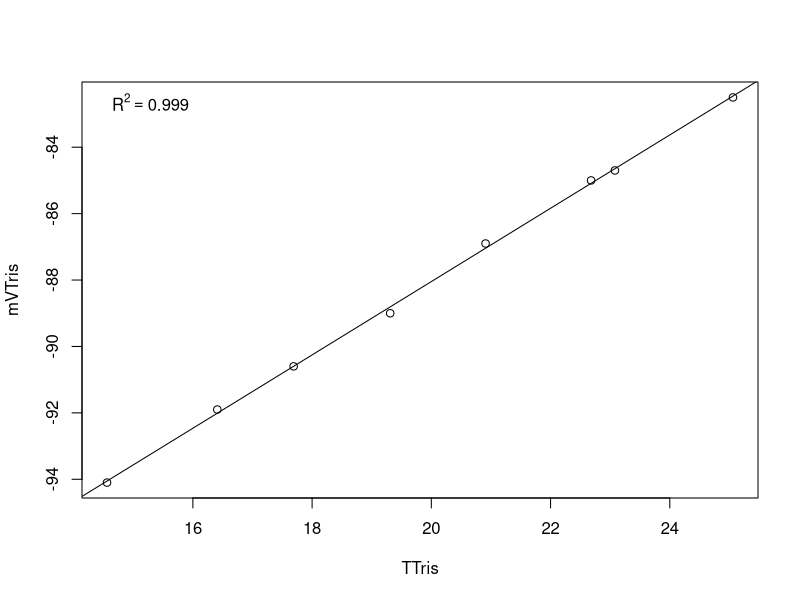

Source code (R):
# Title: pH Tris curve 
# Author: Jill Ashey
# date: 20210126


# modified for personal Lenovo PC at PT Whitney summer 2019; modified by SJG
#setwd("~/Desktop/PutnamLab/Repositories/Astrangia_repo/Astrangia_repo/data/pH_Tris/") #set working directory

Calib.Data <-read.table("data/pH_Tris/20210824.csv", header=TRUE, sep=",", na.string="NA", as.is=TRUE) #reads in the data files
model <-lm(mVTris ~ TTris, data=Calib.Data) #runs a linear regression of mV as a function of temperature
coe <- coef(model) #extracts the coeffecients
R2<-summary(model)$r.squared

pdf("output/pH_Tris/20210824.pdf") 
plot(mVTris ~ TTris, data=Calib.Data)
abline(lm(mVTris ~ TTris, data=Calib.Data))
legend('topleft', legend = bquote(R^2 == .(format(R2, digits = 3))), bty='n')
dev.off() 